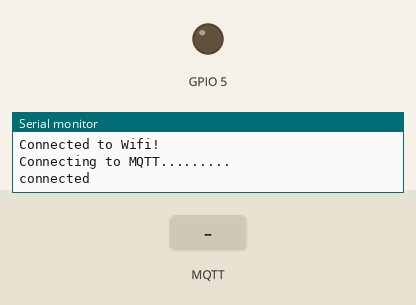
The sketch below on a simulated ESP8266 (NodeMCU). Parts: output pins drawn as LEDs (lit = HIGH), the last lines printed to the serial monitor. The test bench sets the inputs (shaded band). WiFi joins after 1.5 s; servers stay silent unless stated; no MQTT or app messages arrive unless stated.

Above: at 3.2 s.
3.3 s: MQTT message "1" arrives on the first subscribed topic
At 3.8 s:
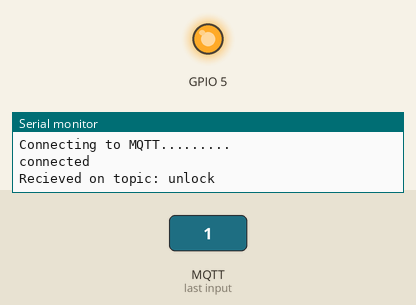
Timing chart, 0 to 14.8 s (numbered marks = the images above; inputs shaded):
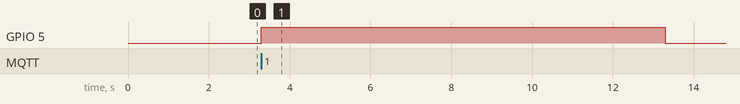

Measured:
- after the input at 3.3 s, GPIO 5: LOW → HIGH at once, → LOW 10.0 s later

The sketch:

tech_Lock.ino
```cpp
#include <ESP8266WiFi.h>
// including the library for publisher and subcriber MQTT
#include <PubSubClient.h>
//#include <ArduinoJson.h>

const char* ssid="dt";// type your wifi name here
const char* password="dtri131221";// type your password here
const char* mqttServer="18.216.98.10";// type your aws server ip
const int mqttPort=1883;//Write the mqtt port no.

WiFiClient esp;
PubSubClient node(esp);

void setup() {
  // put your setup code here, to run once:
  Serial.begin(115200);//setting the baudrate
  WiFi.begin(ssid,password);// begin the wifi connection

  pinMode(5,OUTPUT);
  //pinMode(16,OUTPUT);// set the pin mode in  OUTPUT or INPUT mode
  while(WiFi.status()!=WL_CONNECTED) //checking till the wifi is connected
  {
    Serial.println("Connecting to WiFi............");
    delay(500);
  }
  Serial.println("Connected to Wifi!");
  node.setServer(mqttServer,mqttPort);//connecting to the MQTT server
  node.setCallback(callback);
  while(!node.connected()) // if connected to mqtt move forward to loop
   {
   Serial.println("Connecting to MQTT.........");
   delay(500);
    if (node.connect("ESP8266Client")) {
      Serial.println("connected");
      }
      else {              //if failed then  print failed and try to connect again
      Serial.print("failed with state ");
      Serial.print(node.state());
      delay(2000);
    }
   }
   node.subscribe("unlock");
}


void callback(char* topic, byte* payload, unsigned int length)//callback function for receiving the values
{
  Serial.print("Recieved on topic: ");
  Serial.println(topic);
  //Serial.print((char)payload[1]);
//  for(int i=0;i<length;i++)
//  {
//  Serial.print((char)payload[i]);
//  }

  if(payload[0]==49)    //if the msg sent is 49 then switch the led on
  {
    digitalWrite(5,HIGH);
    delay(10*1000);
//    delay(500);
   digitalWrite(5,LOW);
  }
  else
  {
    Serial.println("Nothing received");
  }
//for(int i=0;i<length;i++)
//  Serial.println(payload[i]);
}

void loop() {
  // put your main code here, to run repeatedly:
node.loop();
}
```
